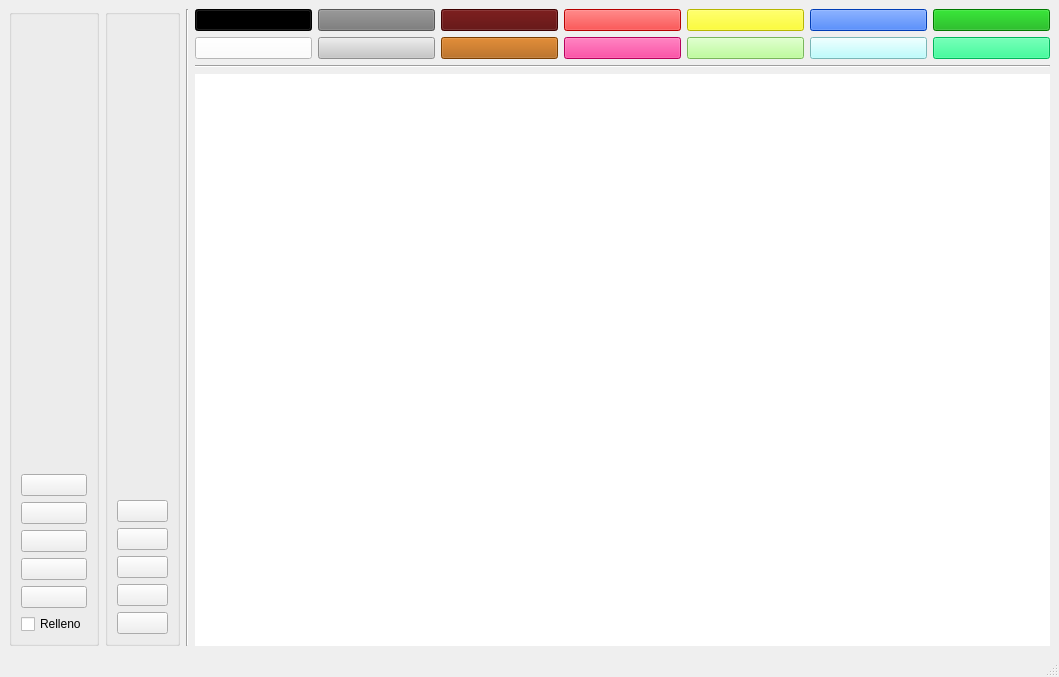
<?xml version="1.0" encoding="UTF-8"?>
<ui version="4.0">
 <class>Paint</class>
 <widget class="QMainWindow" name="Paint">
  <property name="geometry">
   <rect>
    <x>0</x>
    <y>0</y>
    <width>1059</width>
    <height>677</height>
   </rect>
  </property>
  <property name="sizePolicy">
   <sizepolicy hsizetype="Fixed" vsizetype="Fixed">
    <horstretch>0</horstretch>
    <verstretch>0</verstretch>
   </sizepolicy>
  </property>
  <property name="windowTitle">
   <string>MainWindow</string>
  </property>
  <widget class="QWidget" name="centralwidget">
   <layout class="QHBoxLayout" name="horizontalLayout_5">
    <item>
     <layout class="QHBoxLayout" name="maincontainer" stretch="1,0,5">
      <item>
       <layout class="QVBoxLayout" name="container" stretch="2">
        <item>
         <layout class="QHBoxLayout" name="columnaTools" stretch="0,0">
          <item>
           <widget class="QGroupBox" name="columnaHerramientas1">
            <layout class="QFormLayout" name="formLayout_2">
             <item row="0" column="0">
              <spacer name="verticalSpacer">
               <property name="orientation">
                <enum>Qt::Vertical</enum>
               </property>
               <property name="sizeHint" stdset="0">
                <size>
                 <width>20</width>
                 <height>60</height>
                </size>
               </property>
              </spacer>
             </item>
             <item row="1" column="0" colspan="2">
              <widget class="QPushButton" name="btnBorrador">
               <property name="autoFillBackground">
                <bool>false</bool>
               </property>
               <property name="styleSheet">
                <string notr="true">image: url(:/borrador.png);</string>
               </property>
               <property name="text">
                <string/>
               </property>
               <property name="icon">
                <iconset>
                 <normalon>:/borrador.png</normalon>
                </iconset>
               </property>
               <property name="iconSize">
                <size>
                 <width>32</width>
                 <height>32</height>
                </size>
               </property>
              </widget>
             </item>
             <item row="2" column="0" colspan="2">
              <widget class="QPushButton" name="btnCuentaGotas">
               <property name="text">
                <string/>
               </property>
               <property name="icon">
                <iconset resource="../../assets/resources.qrc">
                 <normaloff>:/cuenta_gotas.png</normaloff>:/cuenta_gotas.png</iconset>
               </property>
               <property name="iconSize">
                <size>
                 <width>32</width>
                 <height>32</height>
                </size>
               </property>
              </widget>
             </item>
             <item row="3" column="0" colspan="2">
              <widget class="QPushButton" name="btnLapiz">
               <property name="text">
                <string/>
               </property>
               <property name="icon">
                <iconset resource="../../assets/resources.qrc">
                 <normaloff>:/lapiz.png</normaloff>:/lapiz.png</iconset>
               </property>
               <property name="iconSize">
                <size>
                 <width>32</width>
                 <height>32</height>
                </size>
               </property>
              </widget>
             </item>
             <item row="4" column="0" colspan="2">
              <widget class="QPushButton" name="btnCuadrado">
               <property name="text">
                <string/>
               </property>
               <property name="icon">
                <iconset resource="../../assets/resources.qrc">
                 <normaloff>:/cuadrado.png</normaloff>:/cuadrado.png</iconset>
               </property>
               <property name="iconSize">
                <size>
                 <width>32</width>
                 <height>32</height>
                </size>
               </property>
              </widget>
             </item>
             <item row="5" column="0" colspan="2">
              <widget class="QPushButton" name="btnCuadradoRedondo">
               <property name="text">
                <string/>
               </property>
               <property name="icon">
                <iconset resource="../../assets/resources.qrc">
                 <normaloff>:/cuadrado_redondo.png</normaloff>:/cuadrado_redondo.png</iconset>
               </property>
               <property name="iconSize">
                <size>
                 <width>32</width>
                 <height>32</height>
                </size>
               </property>
              </widget>
             </item>
             <item row="6" column="0" colspan="2">
              <widget class="QCheckBox" name="checkBox_6">
               <property name="text">
                <string>Relleno</string>
               </property>
               <property name="iconSize">
                <size>
                 <width>32</width>
                 <height>32</height>
                </size>
               </property>
              </widget>
             </item>
            </layout>
           </widget>
          </item>
          <item>
           <widget class="QGroupBox" name="columnaHerramientas2">
            <layout class="QFormLayout" name="formLayout">
             <item row="0" column="0">
              <spacer name="verticalSpacer_2">
               <property name="orientation">
                <enum>Qt::Vertical</enum>
               </property>
               <property name="sizeHint" stdset="0">
                <size>
                 <width>20</width>
                 <height>60</height>
                </size>
               </property>
              </spacer>
             </item>
             <item row="1" column="0" colspan="2">
              <widget class="QPushButton" name="btnCubeta">
               <property name="text">
                <string/>
               </property>
               <property name="icon">
                <iconset>
                 <normalon>:/cubetas.png</normalon>
                </iconset>
               </property>
               <property name="iconSize">
                <size>
                 <width>32</width>
                 <height>32</height>
                </size>
               </property>
              </widget>
             </item>
             <item row="2" column="0" colspan="2">
              <widget class="QPushButton" name="btnPincel">
               <property name="text">
                <string/>
               </property>
               <property name="icon">
                <iconset resource="../../assets/resources.qrc">
                 <normaloff>:/pincel.png</normaloff>:/pincel.png</iconset>
               </property>
               <property name="iconSize">
                <size>
                 <width>32</width>
                 <height>32</height>
                </size>
               </property>
              </widget>
             </item>
             <item row="3" column="0" colspan="2">
              <widget class="QPushButton" name="btnLinea">
               <property name="text">
                <string/>
               </property>
               <property name="icon">
                <iconset resource="../../assets/resources.qrc">
                 <normaloff>:/linea.png</normaloff>:/linea.png</iconset>
               </property>
               <property name="iconSize">
                <size>
                 <width>32</width>
                 <height>32</height>
                </size>
               </property>
              </widget>
             </item>
             <item row="4" column="0" colspan="2">
              <widget class="QPushButton" name="btnCirculo">
               <property name="text">
                <string/>
               </property>
               <property name="icon">
                <iconset resource="../../assets/resources.qrc">
                 <normaloff>:/circulo.png</normaloff>:/circulo.png</iconset>
               </property>
               <property name="iconSize">
                <size>
                 <width>32</width>
                 <height>32</height>
                </size>
               </property>
              </widget>
             </item>
             <item row="5" column="0" colspan="2">
              <widget class="QPushButton" name="btnTriangulo">
               <property name="text">
                <string/>
               </property>
               <property name="icon">
                <iconset resource="../../assets/resources.qrc">
                 <normaloff>:/triangulo.png</normaloff>:/triangulo.png</iconset>
               </property>
               <property name="iconSize">
                <size>
                 <width>32</width>
                 <height>32</height>
                </size>
               </property>
              </widget>
             </item>
            </layout>
           </widget>
          </item>
         </layout>
        </item>
       </layout>
      </item>
      <item>
       <widget class="Line" name="line">
        <property name="orientation">
         <enum>Qt::Vertical</enum>
        </property>
       </widget>
      </item>
      <item>
       <layout class="QVBoxLayout" name="columnaColores" stretch="0,0,2">
        <property name="sizeConstraint">
         <enum>QLayout::SetDefaultConstraint</enum>
        </property>
        <item>
         <layout class="QVBoxLayout" name="filaColores">
          <item>
           <layout class="QHBoxLayout" name="horizontalLayout_2">
            <item>
             <widget class="QPushButton" name="btnNegro">
              <property name="autoFillBackground">
               <bool>false</bool>
              </property>
              <property name="styleSheet">
               <string notr="true">background-color: rgb(0, 0, 0);</string>
              </property>
              <property name="text">
               <string/>
              </property>
              <property name="default">
               <bool>false</bool>
              </property>
              <property name="flat">
               <bool>false</bool>
              </property>
             </widget>
            </item>
            <item>
             <widget class="QPushButton" name="btnGris">
              <property name="styleSheet">
               <string notr="true">background-color: rgb(118, 118, 118);</string>
              </property>
              <property name="text">
               <string/>
              </property>
              <property name="flat">
               <bool>false</bool>
              </property>
             </widget>
            </item>
            <item>
             <widget class="QPushButton" name="btnMarron">
              <property name="styleSheet">
               <string notr="true">background-color: rgb(85, 0, 0);</string>
              </property>
              <property name="text">
               <string/>
              </property>
              <property name="flat">
               <bool>false</bool>
              </property>
             </widget>
            </item>
            <item>
             <widget class="QPushButton" name="btnRojo">
              <property name="styleSheet">
               <string notr="true">background-color: rgb(255, 0, 0);</string>
              </property>
              <property name="text">
               <string/>
              </property>
              <property name="flat">
               <bool>false</bool>
              </property>
             </widget>
            </item>
            <item>
             <widget class="QPushButton" name="btnAmarillo">
              <property name="styleSheet">
               <string notr="true">background-color: rgb(255, 255, 0);</string>
              </property>
              <property name="text">
               <string/>
              </property>
              <property name="flat">
               <bool>false</bool>
              </property>
             </widget>
            </item>
            <item>
             <widget class="QPushButton" name="btnAzul">
              <property name="styleSheet">
               <string notr="true">background-color: rgb(0, 85, 255);</string>
              </property>
              <property name="text">
               <string/>
              </property>
              <property name="flat">
               <bool>false</bool>
              </property>
             </widget>
            </item>
            <item>
             <widget class="QPushButton" name="btnVerde">
              <property name="styleSheet">
               <string notr="true">background-color: rgb(0, 170, 0);</string>
              </property>
              <property name="text">
               <string/>
              </property>
              <property name="flat">
               <bool>false</bool>
              </property>
             </widget>
            </item>
           </layout>
          </item>
          <item>
           <layout class="QHBoxLayout" name="horizontalLayout_3">
            <item>
             <widget class="QPushButton" name="btnBlanco">
              <property name="styleSheet">
               <string notr="true">background-color: rgb(255, 255, 255);</string>
              </property>
              <property name="text">
               <string/>
              </property>
              <property name="flat">
               <bool>false</bool>
              </property>
             </widget>
            </item>
            <item>
             <widget class="QPushButton" name="btnHueso">
              <property name="styleSheet">
               <string notr="true">background-color: rgb(199, 199, 199);</string>
              </property>
              <property name="text">
               <string/>
              </property>
              <property name="flat">
               <bool>false</bool>
              </property>
             </widget>
            </item>
            <item>
             <widget class="QPushButton" name="btnCafe">
              <property name="styleSheet">
               <string notr="true">background-color: rgb(170, 85, 0);</string>
              </property>
              <property name="text">
               <string/>
              </property>
              <property name="flat">
               <bool>false</bool>
              </property>
             </widget>
            </item>
            <item>
             <widget class="QPushButton" name="btnRosa">
              <property name="styleSheet">
               <string notr="true">background-color: rgb(255, 0, 127);</string>
              </property>
              <property name="text">
               <string/>
              </property>
              <property name="flat">
               <bool>false</bool>
              </property>
             </widget>
            </item>
            <item>
             <widget class="QPushButton" name="btnLima">
              <property name="styleSheet">
               <string notr="true">background-color: rgb(170, 255, 127);</string>
              </property>
              <property name="text">
               <string/>
              </property>
              <property name="flat">
               <bool>false</bool>
              </property>
             </widget>
            </item>
            <item>
             <widget class="QPushButton" name="btnCyan">
              <property name="styleSheet">
               <string notr="true">background-color: rgb(170, 255, 255);</string>
              </property>
              <property name="text">
               <string/>
              </property>
              <property name="flat">
               <bool>false</bool>
              </property>
             </widget>
            </item>
            <item>
             <widget class="QPushButton" name="btnMenta">
              <property name="styleSheet">
               <string notr="true">background-color: rgb(0, 255, 127)</string>
              </property>
              <property name="text">
               <string/>
              </property>
              <property name="flat">
               <bool>false</bool>
              </property>
             </widget>
            </item>
           </layout>
          </item>
         </layout>
        </item>
        <item>
         <widget class="Line" name="line_2">
          <property name="orientation">
           <enum>Qt::Horizontal</enum>
          </property>
         </widget>
        </item>
        <item>
         <widget class="QWidget" name="WPaint" native="true">
          <property name="autoFillBackground">
           <bool>false</bool>
          </property>
          <property name="styleSheet">
           <string notr="true">background-color: rgb(255, 255, 255);</string>
          </property>
         </widget>
        </item>
       </layout>
      </item>
     </layout>
    </item>
   </layout>
  </widget>
  <widget class="QMenuBar" name="menubar">
   <property name="geometry">
    <rect>
     <x>0</x>
     <y>0</y>
     <width>1059</width>
     <height>21</height>
    </rect>
   </property>
  </widget>
  <widget class="QStatusBar" name="statusbar"/>
 </widget>
 <resources>
  <include location="../../assets/resources.qrc"/>
 </resources>
 <connections/>
</ui>
